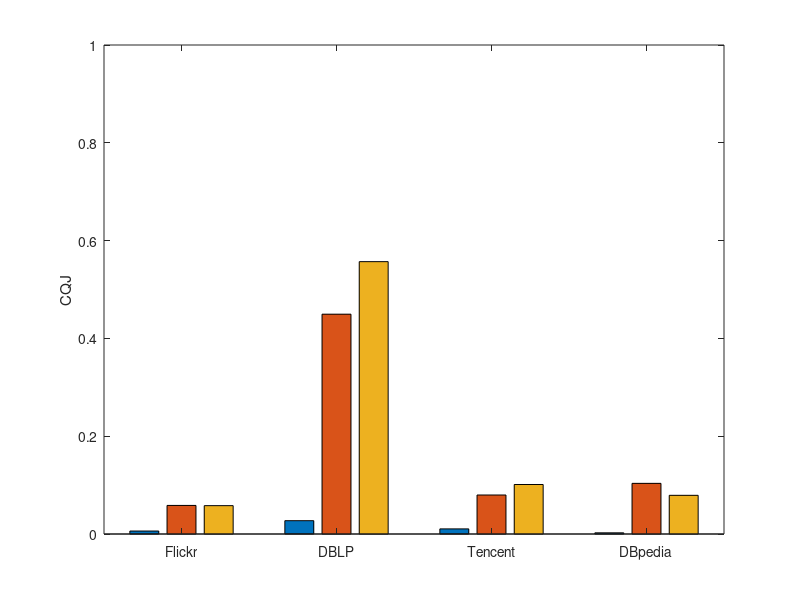

Write the MATLAB code that produced this figure. (Note: this script raises an error after producing the figure.)
set(gcf,'color',[1, 1, 1]);
set(gcf,'unit','centimeters','position',[10 5 9 6]);

y=[0.006076043	0.058441736	0.057996121;
0.02724782	0.449528565	0.556974079;
0.010468778	0.079753294	0.101233887;
0.0024267	0.103567254	0.079101432];

b=bar(y);

ylabel('CQJ');

axis([0.5 4.5 0.0 1.0]);

set(gca, 'xtick', 1:4, 'XTickLabel', {'Flickr','DBLP','Tencent','DBpedia'});
leg=legend('Global','Local','Dec', 1);
set(leg,'edgecolor','white');

set(gca, 'FontSize', 12);
set(get(gca, 'XLabel'), 'FontSize',12);
set(get(gca, 'YLabel'), 'FontSize',12);
set(findall(gcf,'type','line'),'linewidth',1.5);
set(gca, 'LineWidth', 1.5);
applyhatch(gcf,'\x/') ;
